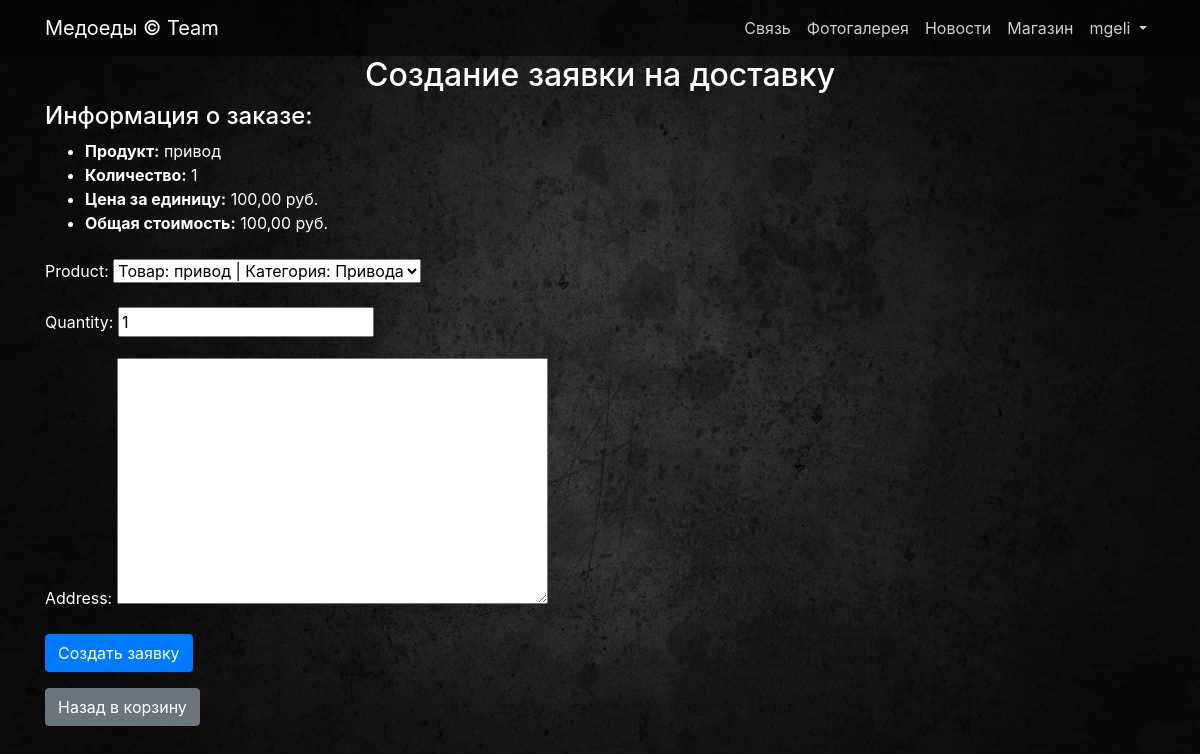
The app's page /store/delivery/create/ (signed in) with its own data.
### users/models.py (models this page shows)
class User(AbstractUser):
    image = models.ImageField(upload_to='users_images', null=True, blank=True)

### store/models.py (models this page shows, shortened)
class Basket(models.Model):
    user = models.ForeignKey(to=User, on_delete=models.CASCADE)
    product = models.ForeignKey(to=Product, on_delete=models.CASCADE)
    quantity = models.PositiveIntegerField(default=0)
    created_timestamp = models.DateTimeField(auto_now_add=True)
    objects = BasketQuerySet.as_manager()
    def sum(self):
        return self.product.price * self.quantity

class Product(models.Model):
    name = models.CharField(max_length=120)
    description = models.TextField()
    price = models.DecimalField(max_digits=10, decimal_places=2)
    quantity = models.PositiveIntegerField(default=0)
    image = models.ImageField(upload_to='products_images', blank=True)  # Основное изображение
    category = models.ForeignKey(to=ProductCategory, on_delete=models.PROTECT)
    def __str__(self):
        return f'Товар: {self.name} | Категория: {self.category.name}'

### store/views.py (the view)
# urls.py: path('delivery/create/', create_delivery_request, name='create_delivery_request'),
@login_required
def create_delivery_request(request):
    if request.method == 'POST':
        form = DeliveryRequestForm(request.POST)
        if form.is_valid():
            delivery_request = form.save(commit=False)
            delivery_request.user = request.user
            delivery_request.save()
            product = delivery_request.product
            if product.quantity >= delivery_request.quantity:
                product.quantity -= delivery_request.quantity
                product.save()
                Basket.objects.filter(user=request.user, product=delivery_request.product).delete()
                messages.success(request, 'Ваш заказ успешно оформлен! Спасибо за покупку!')
            else:
                messages.error(request, 'Недостаточно товара на складе для выполнения заказа.')
                delivery_request.delete()
                return redirect('store:basket')
            return redirect('users:profile')
    else:
        baskets = Basket.objects.filter(user=request.user)
        if baskets.exists():
            basket = baskets.first()
            form = DeliveryRequestForm(initial={
                'product': basket.product,
                'quantity': basket.quantity
            })
        else:
            return redirect('store:basket')
    context = {
        'form': form,
        'title': 'Создание заявки на доставку',
        'basket': basket,
    }
    return render(request, 'store/create_delivery_request.html', context)

### store/forms.py (shortened to what this page needs)
class DeliveryRequestForm(forms.ModelForm):
    class Meta:
        model = DeliveryRequest
        fields = ['product', 'quantity', 'address']  # Добавьте другие необходимые поля

### store/templates/store/create_delivery_request.html (shortened to what this page needs)
{% extends 'store/base.html' %}
{% load static %}
{% block css %}
    <link href="{% static 'css/delivery.css' %}" rel="stylesheet">
{% endblock %}
{% block content %}
<div class="container">
    <h2 class="text-center">Создание заявки на доставку</h2>
    <div class="order-info mb-4">
        <h4>Информация о заказе:</h4>
        <ul>
            <li><strong>Продукт:</strong> {{ basket.product.name }}</li>
            <li><strong>Количество:</strong> {{ basket.quantity }}</li>
            <li><strong>Цена за единицу:</strong> {{ basket.product.price }} руб.</li>
            <li><strong>Общая стоимость:</strong> {{ basket.sum }} руб.</li>
        </ul>
    </div>
    <form method="post">
        {{ form.as_p }}
        <button type="submit" class="btn btn-primary">Создать заявку</button>
    </form>
    <a href="{% url 'store:basket' %}" class="btn btn-secondary mt-3">Назад в корзину</a>
</div>
{% endblock %}

### store/templates/store/base.html (shortened to what this page needs)
{% load static %}
<!DOCTYPE html>
<html lang="en">
<head>
    <link href="{% static 'bootstrap/css/bootstrap.min.css' %}" rel="stylesheet">
    {% block css %} {% endblock %}
</head>
<body>
<nav class="navbar navbar-expand-lg navbar-dark bg-dark fixed-top">
    <div class="container d-flex align-items-center">
        <a class="navbar-brand" href="{% url 'index' %}">Медоеды &copy; Team</a>
        <div class="collapse navbar-collapse" id="navbarResponsive">
            <ul class="navbar-nav ml-auto d-flex align-items-center">
                <li class="nav-item">
                    <a class="nav-link" href="{% url 'contact' %}">Связь </a>
                </li>
                <li class="nav-item">
                    <a class="nav-link" href="{% url 'gallery' %}">Фотогалерея </a>
                </li>
                <li class="nav-item">
                    <a class="nav-link" href="{% url 'news:events' %}">Новости </a>
                </li>
                <li class="nav-item">
                    <a class="nav-link" href="{% url 'store:index' %}">Магазин </a>
                </li>
                {% if user.is_authenticated %}
                    <li class="nav-item dropdown">
                        <a class="nav-link dropdown-toggle" href="#" id="navbarDropdown" role="button"
                           data-bs-toggle="dropdown" aria-expanded="false">{{user.username}}
                        </a>
                    </li>
                {% else %}
                    <li class="nav-item">
                        <a class="nav-link" href="{% url 'users:login' %}">Войти <i class="fas fa-sign-in-alt"></i></a>
                    </li>
                {% endif %}
            </ul>
        </div>
    </div>
</nav>
{% block content %} {% endblock %}
</body>
</html>

### static/css/delivery.css (style rules this page uses)
body { padding-top: 56px; background: url("../img/walper.jpg") no-repeat center top fixed; background-size: cover; color: white; display: flex; flex-direction: column; min-height: 100vh; margin: 0; }

### store/templates/store/base.html (style rules this page uses)
.navbar { background-color: rgba(0, 0, 0, 0.5) !important; }
.navbar-dark .navbar-nav .nav-link { color: rgba(255, 255, 255, 0.8); }

### records on screen
User: username "mgeli"
Basket: product.name "привод", quantity "1", product.price "100,00", sum "100,00"
